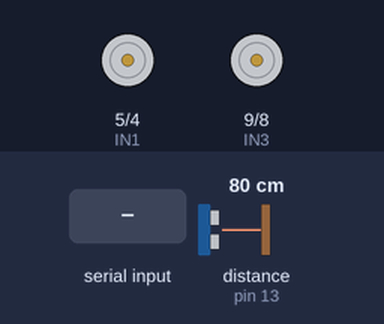
Simulated run of this sketch. Board: Arduino Uno, built with avr-gcc and run on an emulated ATmega328P. On the bench: motor-driver pin pairs drawn as motors (green arrow = first pin HIGH = forward, orange = second pin HIGH = backward, longer = more drive, scaled by the enable pin). Wiring (inferred from the names in the program): ultrasonic range finder: trigger pin 12; echo pin 13. The inputs (shaded band) are chosen by the test bench; at power-on: distance to the obstacle (sensor on pin 13) 80 cm. The echo pulse lasts 58.3 µs per cm.

Above: at 1.2 s.
1.3 s: "30,150\n" received over Serial
At 2.2 s:
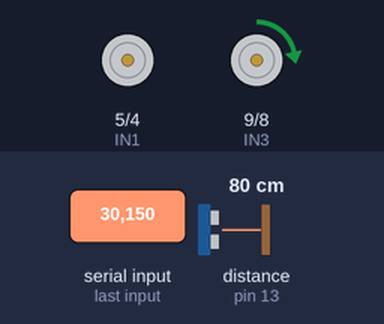
4.2 s: "4\n" received over Serial
7.2 s: distance to the obstacle (sensor on pin 13) set to 15 cm
8.8 s: distance to the obstacle (sensor on pin 13) set to 12 cm
At 9.9 s:
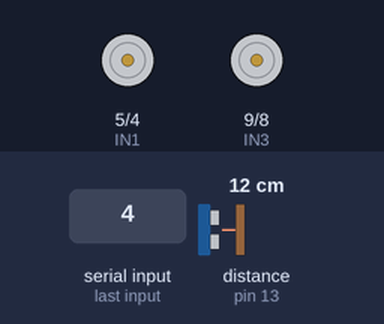
Timing chart, 0 to 11.6 s (numbered marks = the images above; inputs shaded):
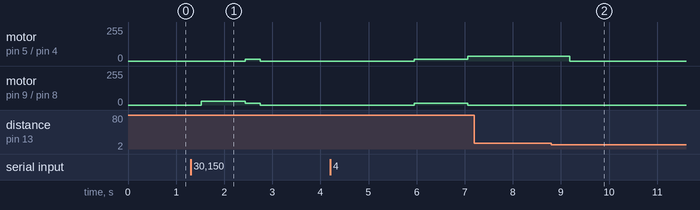

The sketch:

motor.ino
```cpp
const int trigPin = 12; // Chân Trigger
const int echoPin = 13; // Chân Echo
long duration;
int distance;
const int servoPin = 3;
const int IN1 = 5;
const int IN2 = 4;
const int ENA = 6;
const int IN3 = 9;
const int IN4 = 8;
const int ENB = 10;

int rpi = 0;
void setup() {
  pinMode(trigPin, OUTPUT);
  pinMode(echoPin, INPUT);
  Serial.begin(9600);
  pinMode(IN1, OUTPUT);
  pinMode(IN2, OUTPUT);
  pinMode(ENA, OUTPUT);
  pinMode(IN3, OUTPUT);
  pinMode(IN4, OUTPUT);
  pinMode(ENB, OUTPUT);
}
void loop() {
  measureDistance();
  if (distance < 13) {
    // Xử lý tránh vật cản
    dung(100);
  }
   else{
    rpi = Serial.read() - 48; // Convert char to integer
    switch (rpi) {
      case 1: tien(14); break;
      case 3: retrai2(30); break;
      case 4: rephai2(35); break;
      case 5: bussevor(); tien(14); delay(200);  break;
      case 8: rephai2(40); delay(4800); break;
      case 9: dung(500); break;
    }
  }
}
void measureDistance() {
  digitalWrite(trigPin, LOW);
  delayMicroseconds(2);
  digitalWrite(trigPin, HIGH);
  delayMicroseconds(10);
  digitalWrite(trigPin, LOW);
  duration = pulseIn(echoPin, HIGH);
  distance = duration * 0.034 / 2;
  delay(300);
}
void tien(int Speed) {
  digitalWrite(IN1, HIGH);
  digitalWrite(IN2, LOW);
  analogWrite(ENA, Speed);
  digitalWrite(IN3, HIGH);
  digitalWrite(IN4, LOW);
  analogWrite(ENB, Speed);
}

void retrai2(int Speed) {
  digitalWrite(IN1, LOW);
  digitalWrite(IN2, LOW);
  analogWrite(ENA, 0);
  digitalWrite(IN3, HIGH);
  digitalWrite(IN4, LOW);
  analogWrite(ENB, Speed);
}

void rephai2(int Speed) {
  digitalWrite(IN1, HIGH);
  digitalWrite(IN2, LOW);
  analogWrite(ENA, Speed);
  digitalWrite(IN3, LOW);
  digitalWrite(IN4, LOW);
  analogWrite(ENB, 0);
}

void xoaytrai(int Speed) {
  digitalWrite(IN1, LOW);
  digitalWrite(IN2, HIGH);
  analogWrite(ENA, 35);
  digitalWrite(IN3, HIGH);
  digitalWrite(IN4, LOW);
  analogWrite(ENB, Speed);
}

void dung(int delayTime) {
  digitalWrite(IN1, LOW);
  digitalWrite(IN2, LOW);
  digitalWrite(IN3, LOW);
  digitalWrite(IN4, LOW);
  delay(delayTime);
}
void bussevor(){
  digitalWrite(IN1, LOW);
  digitalWrite(IN2, LOW);
  digitalWrite(IN3, LOW);
  digitalWrite(IN4, LOW);
  int pulseWidth1 = map(120, 0, 120, 544, 2400);
  digitalWrite(servoPin, HIGH);
  delayMicroseconds(pulseWidth1);
  digitalWrite(servoPin, LOW);
  delay(3000);
  int pulseWidth2 = map(90, 0, 120, 544, 2400);
  digitalWrite(servoPin, HIGH);
  delayMicroseconds(pulseWidth2);
  digitalWrite(servoPin, LOW);
  delay(200);

}
```

Measured:
- after the input at 1.3 s, motor on pin 5 (IN1) / pin 4 (IN2): stopped → forward 14/255 after 1.1 s, → stopped 0.31 s later; motor on pin 9 (IN3) / pin 8 (IN4): stopped → forward 30/255 after 0.23 s, → forward 14/255 0.92 s later, → stopped 0.31 s later
- after the input at 7.2 s, every drawn part: stays the same
- after the input at 8.8 s, motor on pin 5 (IN1) / pin 4 (IN2): forward 35/255 → stopped after 0.38 s
